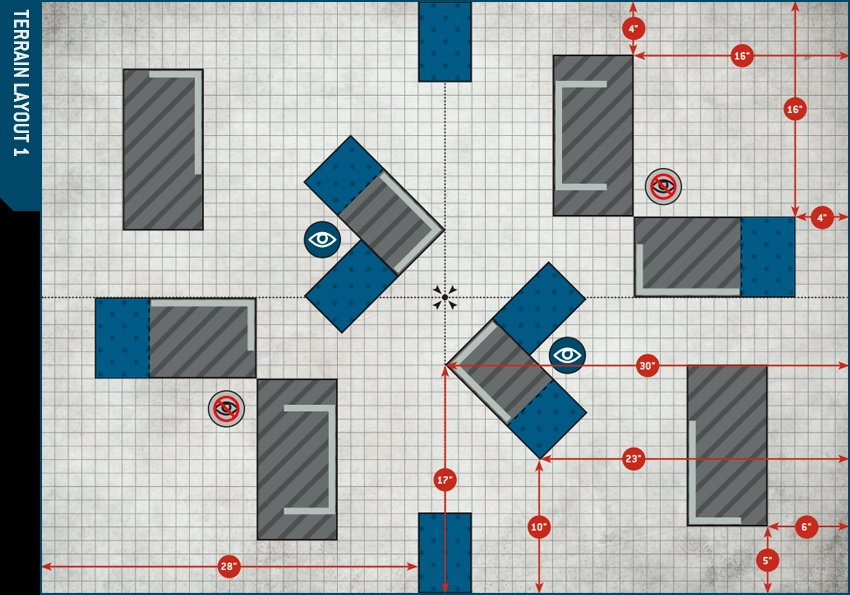
#> input picture 40k/terrain_layouts/source/layout1_reference.jpg, 850 x 595 px
$ python detect_pieces_precise.py ../40k/terrain_layouts/source/layout1_reference.jpg
#> lines starting #> are read from the running program, lines starting #| are printed output that depends on the picture; after the words box and inside, x2 and y2 are one past the last pixel; in counts of white or black regions, pixels touching at a corner belong together
#!/usr/bin/env python3
"""Precise piece detector for terrain layout reference images.

Uses background segmentation rather than per-piece color matching:
  1. Identify the board's light-gray background pixels.
  2. Everything else inside the board area is either a piece, an annotation
     (red arrows, bullseyes, numbers), or noise (image edges).
  3. Find connected components of non-background pixels.
  4. For each component:
     - Compute axis-aligned bbox.
     - Reject if too small or if mostly red (annotations).
     - Classify as 'tall' if mostly gray, 'low' if mostly blue.
     - Output bbox in inches using the board's calibrated px/inch.

This deliberately does NOT try to handle L-shapes or merged components in
a fancy way. The user can decompose multi-piece footprints manually after
seeing exact bboxes.

Usage:
    python3 tools/detect_pieces_precise.py <image> [--out <debug.png>]
"""

import argparse
import json
import sys
from collections import deque

import numpy as np
from PIL import Image, ImageDraw, ImageFont


# Board is 60"x44" horizontal. Left ~6% of image is the "TERRAIN LAYOUT N" tab.
LEFT_CROP_FRAC = 0.06
BOARD_W_IN = 60.0
BOARD_H_IN = 44.0


def find_board_bounds(arr):
    """Find the playing-area bounds in pixels by detecting light-gray background.
    Returns (x0, y0, x1, y1) inclusive bounds."""
    gray = arr.mean(axis=2)
    bg = (gray > 200) & (gray < 245)
    H, W = bg.shape
    # Largest connected region of background = the playing area
    # (Or just take the bounding box of the bg mask.)
    rows = np.where(bg.any(axis=1))[0]
    cols = np.where(bg.any(axis=0))[0]
    if len(rows) == 0 or len(cols) == 0:
        return 0, 0, W - 1, H - 1
    return cols.min(), rows.min(), cols.max(), rows.max()


def classify_pixel(r, g, b):
    """Return 'tall' (gray hatched), 'low' (blue), 'red' (annotation), or
    'bg' (background)."""
    # Background: light gray to white
    if r > 195 and g > 195 and b > 195:
        return 'bg'
    # Red (objectives, measurement arrows, numbers in red circles)
    if r > 130 and g < 80 and b < 80:
        return 'red'
    # Blue: dark blue ruins
    if r < 50 and 50 < g < 130 and 100 < b < 170 and b > r + 60:
        return 'low'
    # Gray (any darkness): hatching stripes, solid wall fill
    if abs(int(r) - int(g)) < 25 and abs(int(g) - int(b)) < 25 \
            and abs(int(r) - int(b)) < 25 and r < 200:
        return 'tall'
    return 'other'


def build_class_mask(arr):
    """Build a per-pixel classification array."""
    r = arr[..., 0].astype(np.int16)
    g = arr[..., 1].astype(np.int16)
    b = arr[..., 2].astype(np.int16)

    bg = (r > 195) & (g > 195) & (b > 195)
    red = (r > 130) & (g < 80) & (b < 80)
    low = (r < 50) & (g > 50) & (g < 130) & (b > 100) & (b < 170) & (b > r + 60)
    gray = (np.abs(r - g) < 25) & (np.abs(g - b) < 25) & (np.abs(r - b) < 25) \
           & (r < 200) & ~bg & ~red

    # Class codes: 0 bg, 1 tall (gray), 2 low (blue), 3 red, 4 other
    cls = np.zeros(r.shape, dtype=np.uint8)
    cls[gray] = 1
    cls[low] = 2
    cls[red] = 3
    cls[~(bg | gray | low | red)] = 4
    return cls


def flood(mask, x0, y0):
    """BFS over True pixels. Returns the (x, y) list."""
    H, W = mask.shape
    q = deque([(x0, y0)])
    pts = []
    while q:
        x, y = q.popleft()
        if x < 0 or x >= W or y < 0 or y >= H or not mask[y, x]:
            continue
        mask[y, x] = False
        pts.append((x, y))
        q.extend([(x+1, y), (x-1, y), (x, y+1), (x, y-1)])
    return pts


def main():
    ap = argparse.ArgumentParser()
    ap.add_argument('image')
    ap.add_argument('--out', default='/tmp/precise_detect.png')
    ap.add_argument('--min-area-in', type=float, default=4.0,
                    help='Minimum component area in square inches')
    ap.add_argument('--json-out', default=None,
                    help='Path to write a clean JSON of detected blobs '
                         '(suitable for piping to match_to_catalog.py)')
    args = ap.parse_args()

    img = Image.open(args.image).convert('RGB')
#> img is the input picture: PIL image 850x595 RGB; mean R, G, B 167.1, 172.9, 173.2
    arr = np.array(img)
    H, W, _ = arr.shape
#> H = 595; W = 850
    L = int(W * LEFT_CROP_FRAC)
#> L = 51
    arr = arr[:, L:, :]
    H, W, _ = arr.shape
#> W = 799

    # Find board bounds within cropped image
    x0, y0, x1, y1 = find_board_bounds(arr)
#> in find_board_bounds, `bg = (gray > 200) & (gray < 245)`:
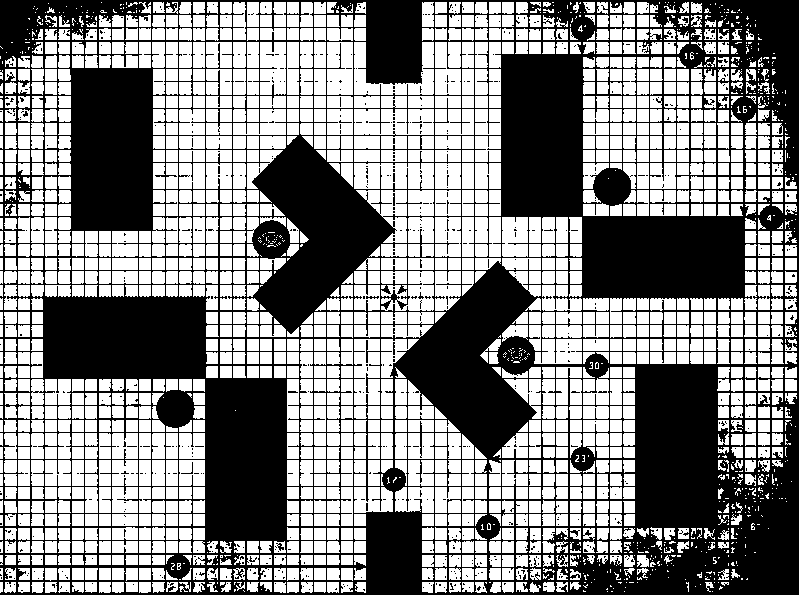
#> bg: shape (595, 799) bool; 53.4% white; 698 black regions (691 under 20 px), largest, box (x1, y1, x2, y2) and area: (0, 0, 799, 595) 219421, (276, 543, 284, 551) 30, (366, 296, 379, 299) 26
#> in find_board_bounds, `rows = np.where(bg.any(axis=1))[0]`: rows = 578 values from 2 to 592
#> in find_board_bounds, `cols = np.where(bg.any(axis=0))[0]`: cols = 767 values from 0 to 796
#> x0 = 0; y0 = 2; x1 = 796; y1 = 592
    board_w_px = x1 - x0 + 1
#> board_w_px = 797
    board_h_px = y1 - y0 + 1
#> board_h_px = 591
    px_per_in_w = board_w_px / BOARD_W_IN
#> px_per_in_w = 13.28
    px_per_in_h = board_h_px / BOARD_H_IN
#> px_per_in_h = 13.43
    px_per_in = (px_per_in_w + px_per_in_h) / 2
#> px_per_in = 13.36
    print(f"Cropped image: {W}x{H}")
#| Cropped image: 799x595
    print(f"Board bounds in pixels: ({x0},{y0}) to ({x1},{y1})")
#| Board bounds in pixels: (0,2) to (796,592)
    print(f"Board size: {board_w_px}x{board_h_px} px = "
          f"{px_per_in_w:.3f} x {px_per_in_h:.3f} px/in (avg {px_per_in:.3f})")
#| Board size: 797x591 px = 13.283 x 13.432 px/in (avg 13.358)

    # Classify all pixels
    cls = build_class_mask(arr)
#> in build_class_mask, `b = arr[..., 2].astype(np.int16)`:
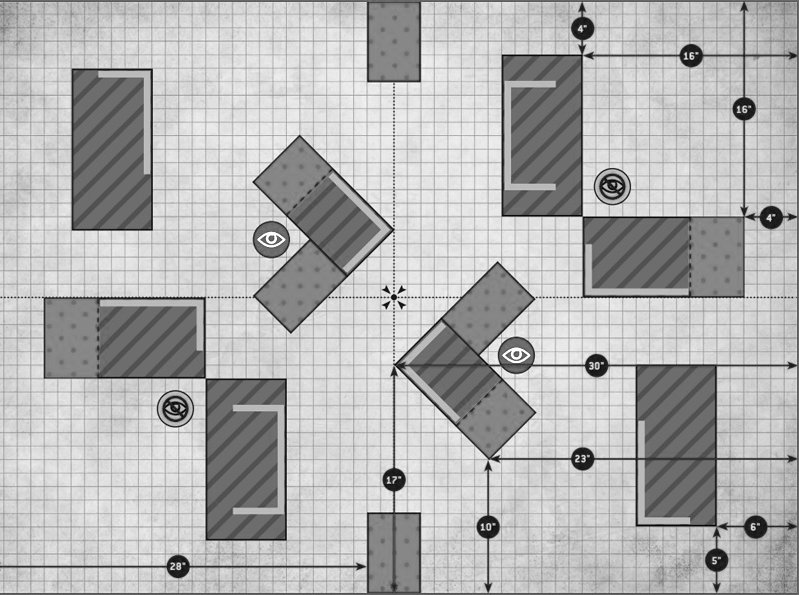
#> b: shape (595, 799) int16; min 0, max 255, mean 179.6
#> in build_class_mask, `bg = (r > 195) & (g > 195) & (b > 195)`: bg: shape (595, 799) bool; 54.7% white; 841 black regions (829 under 20 px), largest, box (x1, y1, x2, y2) and area: (0, 0, 799, 595) 212189, (260, 235, 283, 246) 96, (505, 351, 528, 361) 96
#> in build_class_mask, `red = (r > 130) & (g < 80) & (b < 80)`: red: shape (595, 799) bool; 1.3% white; 31 white regions (12 under 20 px), largest, box (x1, y1, x2, y2) and area: (585, 2, 797, 216) 1110, (0, 555, 365, 578) 680, (383, 367, 405, 514) 483
#> in build_class_mask, `low = (r < 50) & (g > 50) & (g < 130) & (b > 100) & (b < 170) & (b > r..`:
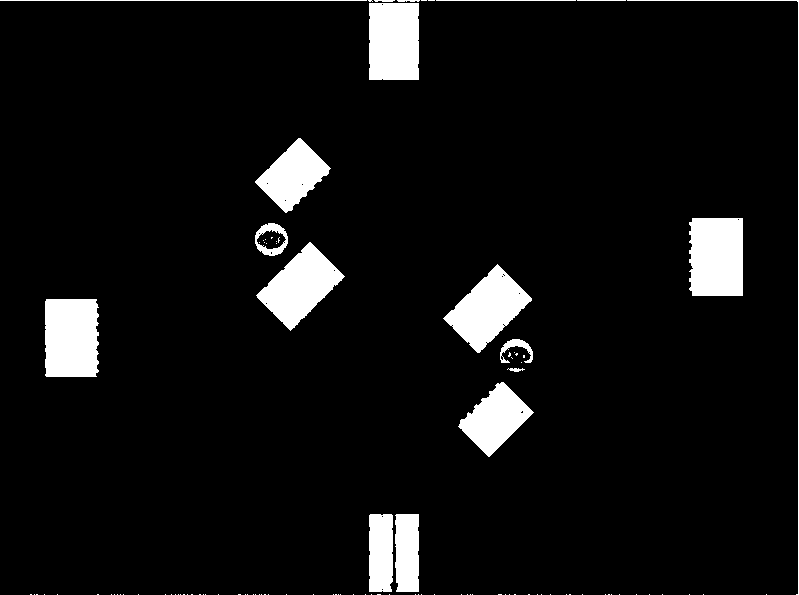
#> low: shape (595, 799) bool; 6.6% white; 109 white regions (91 under 20 px), largest, box (x1, y1, x2, y2) and area: (689, 218, 743, 296) 4092, (45, 299, 99, 377) 4079, (369, 3, 419, 80) 3830
#> in build_class_mask, `gray = (np.abs(r - g) < 25) & (np.abs(g - b) < 25) & (np.abs(r - b) < ..`:
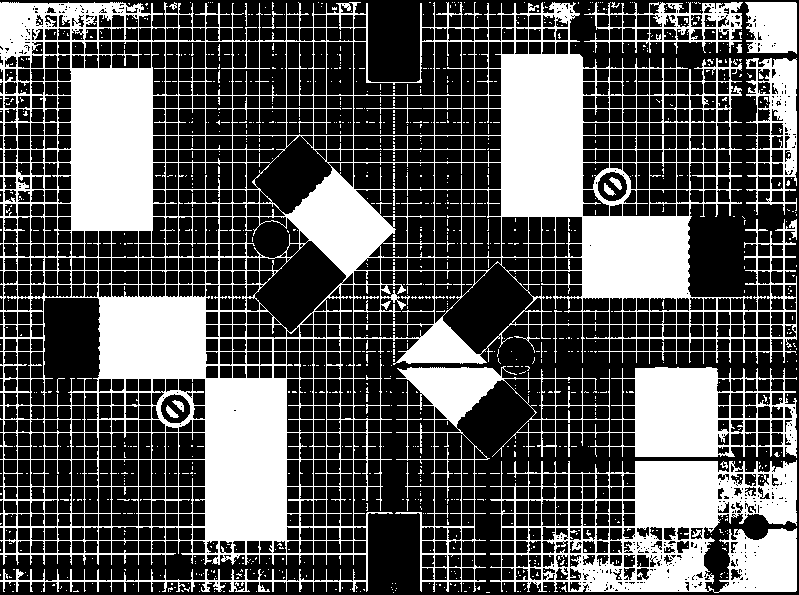
#> gray: shape (595, 799) bool; 33.9% white; 992 white regions (970 under 20 px), largest, box (x1, y1, x2, y2) and area: (0, 2, 797, 592) 110875, (490, 460, 797, 593) 21534, (395, 366, 797, 592) 16179
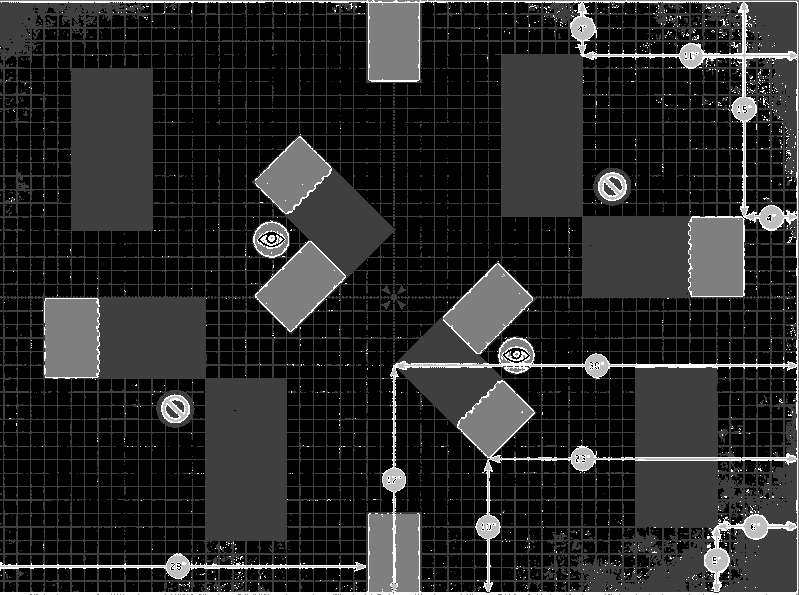
#> cls: shape (595, 799); min 0, max 4, mean 0.652; drawn with min black and max white

    min_area_px = args.min_area_in * px_per_in * px_per_in
#> min_area_px = 713.7
    print(f"Min component area: {min_area_px:.0f} px ({args.min_area_in} in^2)")
#| Min component area: 714 px (4.0 in^2)

    pieces = []

    # Erode tall mask slightly to break thin "bridges" between adjacent pieces
    # that touch only at a 1-2 px wide gap.
    tall_mask = (cls == 1).copy()
    # Light erosion: a tall pixel stays only if all 4 neighbors are also tall
    tall_eroded = tall_mask.copy()
    tall_eroded[1:-1, 1:-1] = (tall_mask[1:-1, 1:-1] &
                               tall_mask[:-2, 1:-1] &
                               tall_mask[2:, 1:-1] &
                               tall_mask[1:-1, :-2] &
                               tall_mask[1:-1, 2:])
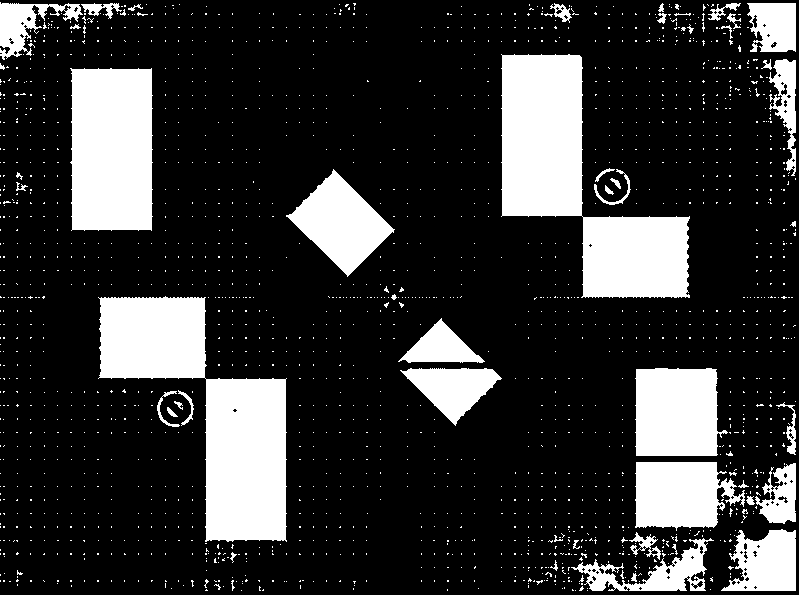
#> tall_eroded: shape (595, 799) bool; 20.7% white; 1809 white regions (1760 under 20 px), largest, box (x1, y1, x2, y2) and area: (98, 296, 287, 542) 21395, (501, 54, 690, 298) 21352, (70, 68, 153, 231) 12923

    for kind, mask in [('tall', tall_eroded.copy()), ('low', (cls == 2).copy())]:
        work = mask.copy()
        for y_px in range(H):
            for x_px in range(W):
                if work[y_px, x_px]:
                    pts = flood(work, x_px, y_px)
                    if len(pts) < min_area_px:
                        continue
                    xs = [p[0] for p in pts]
                    ys = [p[1] for p in pts]
                    xmin, xmax = min(xs), max(xs)
                    ymin, ymax = min(ys), max(ys)
                    cx_px = (xmin + xmax) / 2
                    cy_px = (ymin + ymax) / 2
                    w_px = xmax - xmin + 1
                    h_px = ymax - ymin + 1
                    # Convert to inches relative to BOARD origin
                    cx_in = (cx_px - x0) / px_per_in_w
                    cy_in = (cy_px - y0) / px_per_in_h
                    w_in = w_px / px_per_in_w
                    h_in = h_px / px_per_in_h
                    fill = len(pts) / (w_px * h_px)
                    # For tilted pieces (fill ~0.5, square-ish AABB), determine
                    # +45 vs -45 by projecting all blob pixels onto the two
                    # diagonals and picking the direction with the larger
                    # spread (the long axis).
                    #   diag_a = (px-cx + py-cy)/sqrt(2): along (1, 1) = \
                    #   diag_b = (px-cx - (py-cy))/sqrt(2): along (1, -1) = /
                    # If diag_a has larger spread, long axis is along \ -> +45.
                    # If diag_b has larger spread, long axis is along / -> -45.
                    angle_hint = 0.0
                    if 0.35 < fill < 0.65:
                        sum_a = 0.0; sum_a2 = 0.0
                        sum_b = 0.0; sum_b2 = 0.0
                        n = len(pts)
                        for px, py in pts:
                            dx = px - cx_px; dy = py - cy_px
                            a = dx + dy
                            b = dx - dy
                            sum_a += a; sum_a2 += a * a
                            sum_b += b; sum_b2 += b * b
                        var_a = sum_a2 / n - (sum_a / n) ** 2
                        var_b = sum_b2 / n - (sum_b / n) ** 2
                        if var_a > var_b * 1.05:
                            angle_hint = 45.0
                        elif var_b > var_a * 1.05:
                            angle_hint = -45.0
                    pieces.append({
                        'kind': kind,
                        'cx_in': round(cx_in, 2),
                        'cy_in': round(cy_in, 2),
                        'w_in': round(w_in, 2),
                        'h_in': round(h_in, 2),
                        'cx_px': cx_px,
                        'cy_px': cy_px,
                        'w_px': w_px,
                        'h_px': h_px,
                        'area_px': len(pts),
                        'fill': round(fill, 2),
                        'angle_hint': angle_hint,
                    })
#> this loop made 2 passes
#> kind on pass 1: 'tall'
#> kind on pass 2: 'low'
#> work: shape (595, 799) bool; every value is 0

    pieces.sort(key=lambda p: (p['cy_in'], p['cx_in']))
    print(f"\nDetected {sum(p['kind']=='tall' for p in pieces)} tall + "
          f"{sum(p['kind']=='low' for p in pieces)} low = {len(pieces)} pieces:")
#| Detected 16 tall + 10 low = 26 pieces:
    for i, p in enumerate(pieces):
        print(f"  [{i:2d}] {p['kind']:5s} center=({p['cx_in']:5.2f},{p['cy_in']:5.2f})  "
              f"size={p['w_in']:5.2f}x{p['h_in']:5.2f}  fill={p['fill']}  "
              f"area={p['area_px']}px")
#> this loop made 26 passes
#|   [ 0] tall  center=(58.04, 1.86)  size= 3.69x 3.65  fill=0.82  area=1972px
#|   [ 1] tall  center=( 3.09, 2.12)  size= 6.25x 4.32  fill=0.39  area=1894px
#|   [ 2] low   center=(29.62, 2.90)  size= 3.76x 5.73  fill=0.99  area=3830px
#|   [ 3] tall  center=(58.87, 8.56)  size= 2.03x 8.71  fill=0.46  area=1463px
#|   [ 4] tall  center=(40.77, 9.90)  size= 6.17x12.14  fill=0.97  area=12907px
#|   [ 5] tall  center=( 8.36,10.94)  size= 6.25x12.14  fill=0.96  area=12922px
#|   [ 6] low   center=(22.02,12.88)  size= 5.72x 5.58  fill=0.51  area=2883px
#|   [ 7] tall  center=(25.60,16.42)  size= 8.21x 8.04  fill=0.48  area=5596px
#> (further printed lines are left out)

    # Save debug overlay
    debug = img.crop((L + x0, y0, L + x1 + 1, y1 + 1)).copy()
    # Actually let's just paste a copy of the cropped+board-bounded image
    debug = Image.fromarray(arr[y0:y1+1, x0:x1+1, :]).copy()
    debug = debug.resize((debug.width * 2, debug.height * 2), Image.LANCZOS)
#> debug: PIL image 1594x1182 RGB
    draw = ImageDraw.Draw(debug, 'RGBA')
    try:
        font = ImageFont.truetype('/usr/share/fonts/truetype/dejavu/DejaVuSans-Bold.ttf', 12)
    except Exception:
        font = ImageFont.load_default()
    for i, p in enumerate(pieces):
        ppx = px_per_in_w * 2  # debug is 2x scale
        ppy = px_per_in_h * 2
        x_l = (p['cx_in'] - p['w_in']/2) * ppx
        y_l = (p['cy_in'] - p['h_in']/2) * ppy
        x_r = (p['cx_in'] + p['w_in']/2) * ppx
        y_r = (p['cy_in'] + p['h_in']/2) * ppy
        color = (255, 200, 0, 200) if p['kind'] == 'tall' else (0, 200, 255, 200)
        draw.rectangle([(x_l, y_l), (x_r, y_r)], outline=color, width=2)
        label = f"{i}: {p['kind'][0]} {p['w_in']:.1f}x{p['h_in']:.1f}"
        draw.text(((x_l + x_r) / 2, (y_l + y_r) / 2), label,
                  fill=(255, 255, 255), font=font, anchor='mm')
    debug.save(args.out)
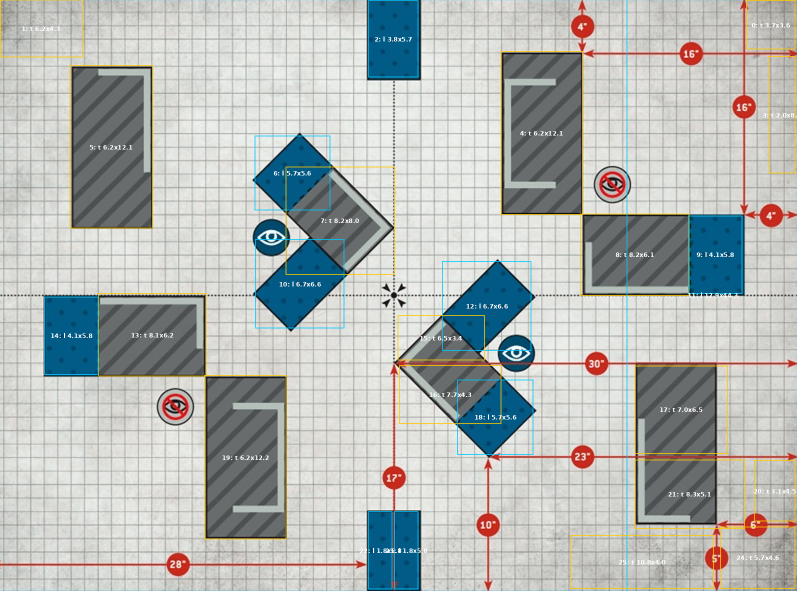
#> saved as precise_detect.png: PIL image 1594x1182 RGB (shown at 1/2 size); mean R, G, B 177.4, 182.1, 179.9
    print(f"\nDebug overlay: {args.out}")

    if args.json_out:
        with open(args.json_out, 'w') as f:
            json.dump(pieces, f, indent=2)
        print(f"\nClean JSON of {len(pieces)} blobs: {args.json_out}")


if __name__ == '__main__':
    main()
